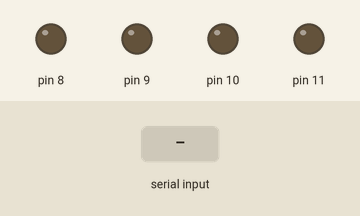
Bench run of a sketch on a simulated Arduino Uno, built with avr-gcc and run on an emulated ATmega328P. Parts: output pins drawn as LEDs (lit = HIGH). The inputs (shaded band) are chosen by the test bench.

Above: at 1.2 s.
1.3 s: "1,90\n" received over Serial
At 1.7 s:
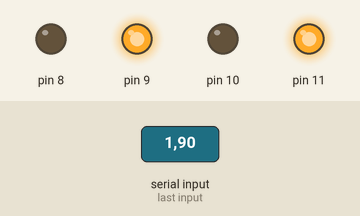
2.8 s: "1\n" received over Serial
At 4.8 s:
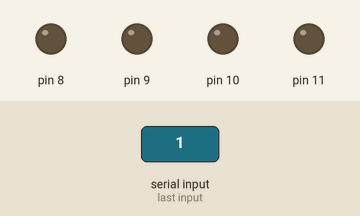
5.3 s: "1,90,45\n" received over Serial
At 5.9 s:
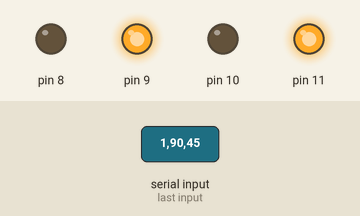
Timing chart, 0 to 8.3 s (numbered marks = the images above; inputs shaded):
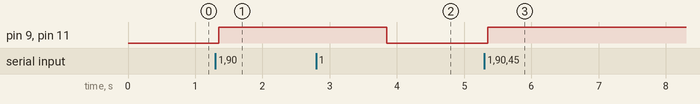

Measured:
- after the input at 1.3 s, pin 9, pin 11: LOW → HIGH after 0.05 s
- after the input at 2.8 s, pin 9, pin 11: HIGH → LOW after 1.1 s
- after the input at 5.3 s, pin 9, pin 11: LOW → HIGH after 0.05 s

The sketch:

tool_arduino_software.ino
```cpp
void setup() {
  // put your setup code here, to run once:
  Serial.begin(9600);
  // Set pins 0 to 3 of PORTB as outputs
  DDRB = 0b00001111;

  // PORTD as input
  // Enable PORTD internal pull up resitors
  pinMode(4, INPUT_PULLUP);
  pinMode(5, INPUT_PULLUP);
  pinMode(6, INPUT_PULLUP);
  pinMode(7, INPUT_PULLUP);

}

int command, data, port_val;


void loop() {
  // Set a value for pins 0 to 3 of PORTB

  // If a value is received set it to the output port
  if (Serial.available() > 0)
  {

    command = Serial.parseInt();
    // 1 set port value
    if(command == 1)
    {
      while(1)
      {
        if (Serial.available() > 0)
        {
          break;
        }
      }
      delay(50);
      data = Serial.parseInt();
      set_gpio_value(data);

    }
    // 2 get port value
    else if(command == 2)
    {
      port_val = get_gpio_value();
      Serial.println(port_val);
    }

  }


}

/*******************************************************/
void set_gpio_value(int value)
{
  // Set port
  PORTB = value;
}

int get_gpio_value(void)
{

  int port_value;

  port_value = (PIND & 240) >> 4;

  return port_value;

}
```
